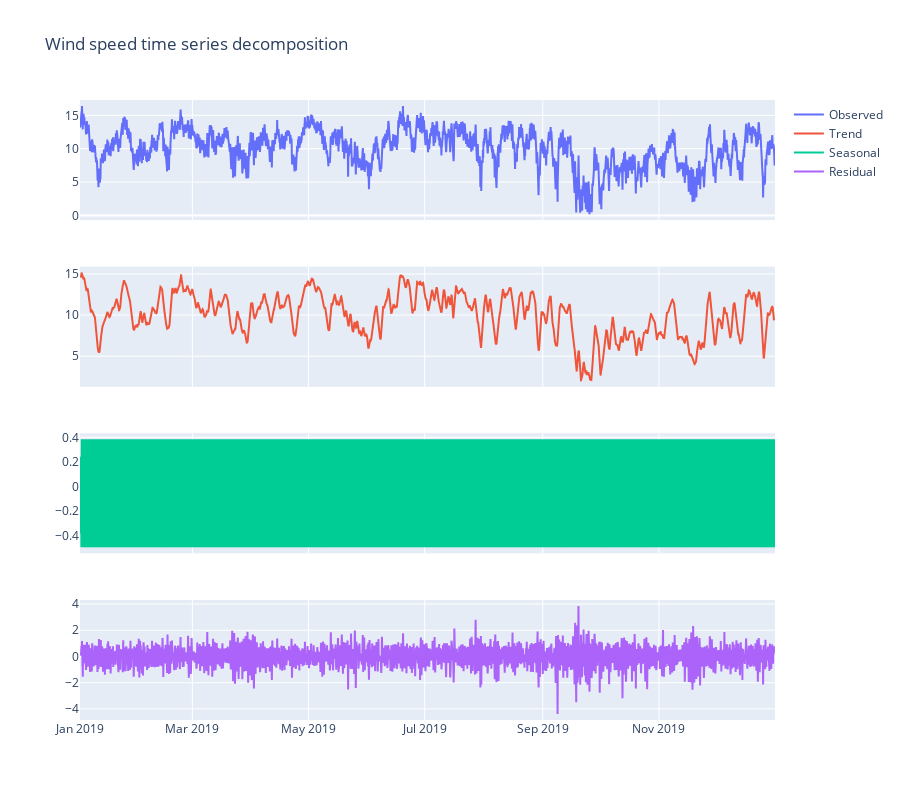

Source (notebook cell):
### Markdown cell above
Let's now break down this wind speed time series into its trend, seasonal, and residual components in order to try the understand the underlying patterns in the data.

### Code cell
# Use seasonal_decompose from statsmodels.tsa.seasonal submodule to break down the time series
# into its constituent components: trend, seasonal, and residual
decomposition = seasonal_decompose(wind_speed2['wind_speed'], model= 'additive', period= 24)

fig = make_subplots(rows= 4, cols= 1, shared_xaxes= True)
fig.add_trace(go.Scatter(x= wind_speed2.index, y= decomposition.observed, name= 'Observed'), row= 1, col= 1)
fig.add_trace(go.Scatter(x= wind_speed2.index, y= decomposition.trend, name= 'Trend'), row= 2, col= 1)
fig.add_trace(go.Scatter(x= wind_speed2.index, y= decomposition.seasonal, name= 'Seasonal'), row= 3, col= 1)
fig.add_trace(go.Scatter(x= wind_speed2.index, y= decomposition.resid, name= 'Residual'), row= 4, col= 1)

fig.update_layout(height= 800, width= 900, title= 'Wind speed time series decomposition')
fig.show()

fig.write_image("imgs/decomposition.png")
Image("imgs/decomposition.png")

### Figure 1 — Plotly figure (JSON) as saved in the notebook; plotly's stock layout.template omitted (floating-point values rounded to 4 significant figures; data arrays with more than 128 entries replaced by an {"elided": "..."} marker saying what was removed)
{"data": [{"name": "Observed", "type": "scatter", "x": {"elided": "8760 str values"}, "xaxis": "x", "y": {"elided": "8760 float values"}, "yaxis": "y"}, {"name": "Trend", "type": "scatter", "x": {"elided": "8760 str values"}, "xaxis": "x2", "y": {"elided": "8760 float values"}, "yaxis": "y2"}, {"name": "Seasonal", "type": "scatter", "x": {"elided": "8760 str values"}, "xaxis": "x3", "y": {"elided": "8760 float values"}, "yaxis": "y3"}, {"name": "Residual", "type": "scatter", "x": {"elided": "8760 str values"}, "xaxis": "x4", "y": {"elided": "8760 float values"}, "yaxis": "y4"}], "layout": {"height": 800, "title": {"text": "Wind speed time series decomposition"}, "width": 900, "xaxis": {"anchor": "y", "domain": [0, 1], "matches": "x4", "showticklabels": false}, "xaxis2": {"anchor": "y2", "domain": [0, 1], "matches": "x4", "showticklabels": false}, "xaxis3": {"anchor": "y3", "domain": [0, 1], "matches": "x4", "showticklabels": false}, "xaxis4": {"anchor": "y4", "domain": [0, 1]}, "yaxis": {"anchor": "x", "domain": [0.8063, 1]}, "yaxis2": {"anchor": "x2", "domain": [0.5375, 0.7312]}, "yaxis3": {"anchor": "x3", "domain": [0.2687, 0.4625]}, "yaxis4": {"anchor": "x4", "domain": [0, 0.1938]}}}
